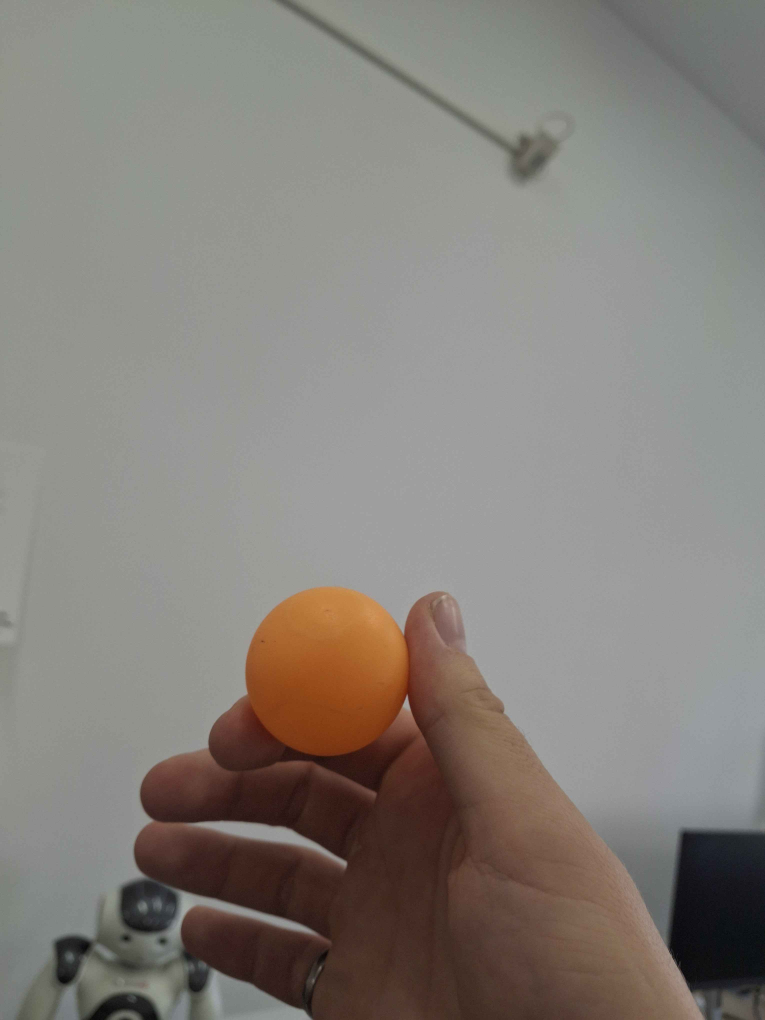
#> input picture src/pure_img_process/samples/1.jpg, 3060 x 4080 px (shown at 1/4 size)
$ python -i preproccesing.py   (imports and definitions only)
#> lines starting #> are read from the running program, lines starting #| are printed output that depends on the picture; after the words box and inside, x2 and y2 are one past the last pixel; in counts of white or black regions, pixels touching at a corner belong together
#> further down, picture is the input picture: shape (4080, 3060, 3); mean B, G, R 122.6, 128.3, 133.3
import cv2
import numpy as np
import os

def preprocessing(image):

    resize = cv2.resize(image,(500,500))
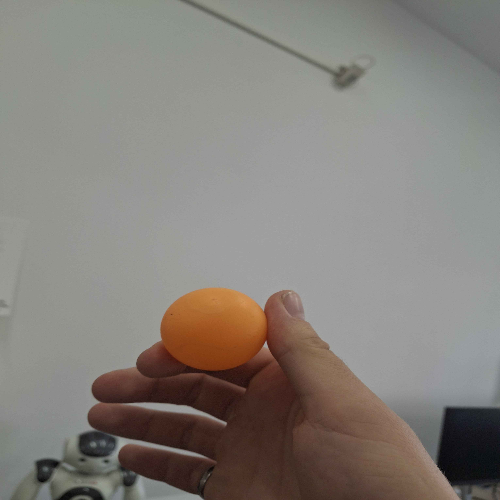
#> resize: shape (500, 500, 3); mean B, G, R 122.6, 128.2, 133.3
    gray = cv2.cvtColor(resize,cv2.COLOR_BGR2GRAY)      # converteste imaginea grayscale
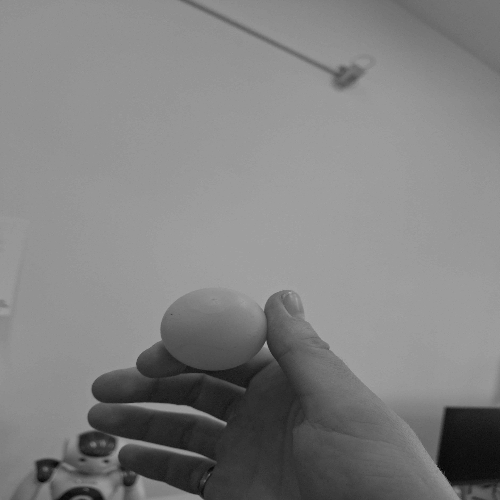
#> gray: shape (500, 500); min 1, max 173, mean 129.1
    blur = cv2.GaussianBlur(gray, (7, 7), 0)            # aplica filtrul gausian pt evidentia obiectele
    threshold = cv2.adaptiveThreshold(blur,255,cv2.ADAPTIVE_THRESH_GAUSSIAN_C,cv2.THRESH_BINARY_INV,11,2)  # pentru conturul obiectelor
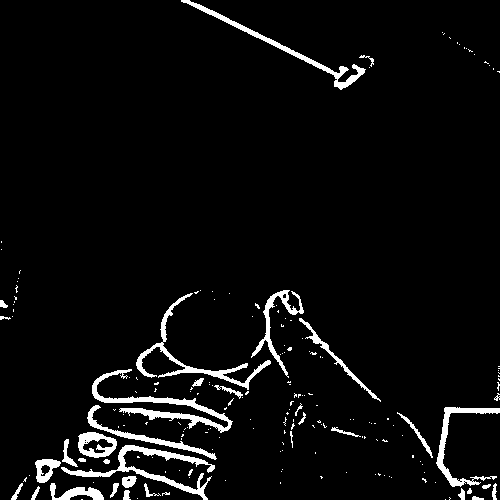
#> threshold: shape (500, 500); 4.7% white; 189 white regions (153 under 20 px), largest, box (x1, y1, x2, y2) and area: (92, 369, 233, 433) 1626, (61, 445, 215, 500) 1454, (136, 293, 271, 390) 1260
    kernel = cv2.getStructuringElement(cv2.MORPH_ELLIPSE,(5,5))
    cleaned = cv2.morphologyEx(threshold, cv2.MORPH_CLOSE, kernel, iterations=2)
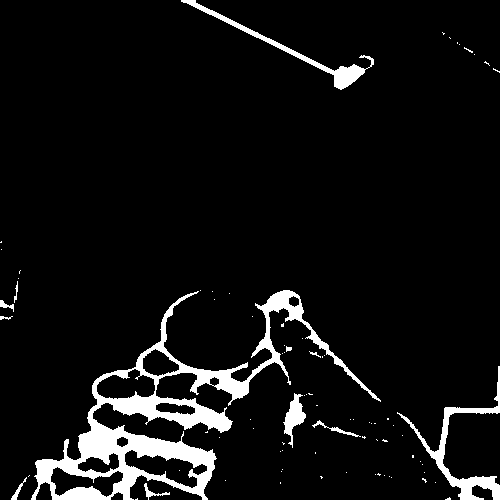
#> cleaned: shape (500, 500); 6.7% white; 80 white regions (68 under 20 px), largest, box (x1, y1, x2, y2) and area: (31, 290, 381, 500) 12321, (397, 366, 500, 500) 1838, (181, 0, 374, 90) 1392
    edges = cv2.Canny(cleaned,50,150)
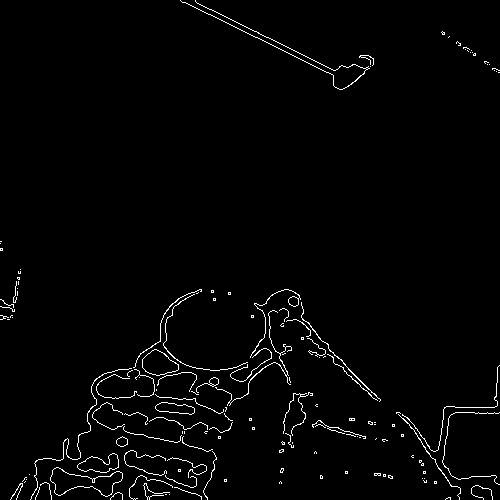
#> edges: shape (500, 500); 1.9% white in thin lines or dots

    return resize, edges

>>> import cv2
>>> picture = cv2.imread('src/pure_img_process/samples/1.jpg')
>>> result = preprocessing(picture)

$ run again, on src/pure_img_process/samples/2.jpg
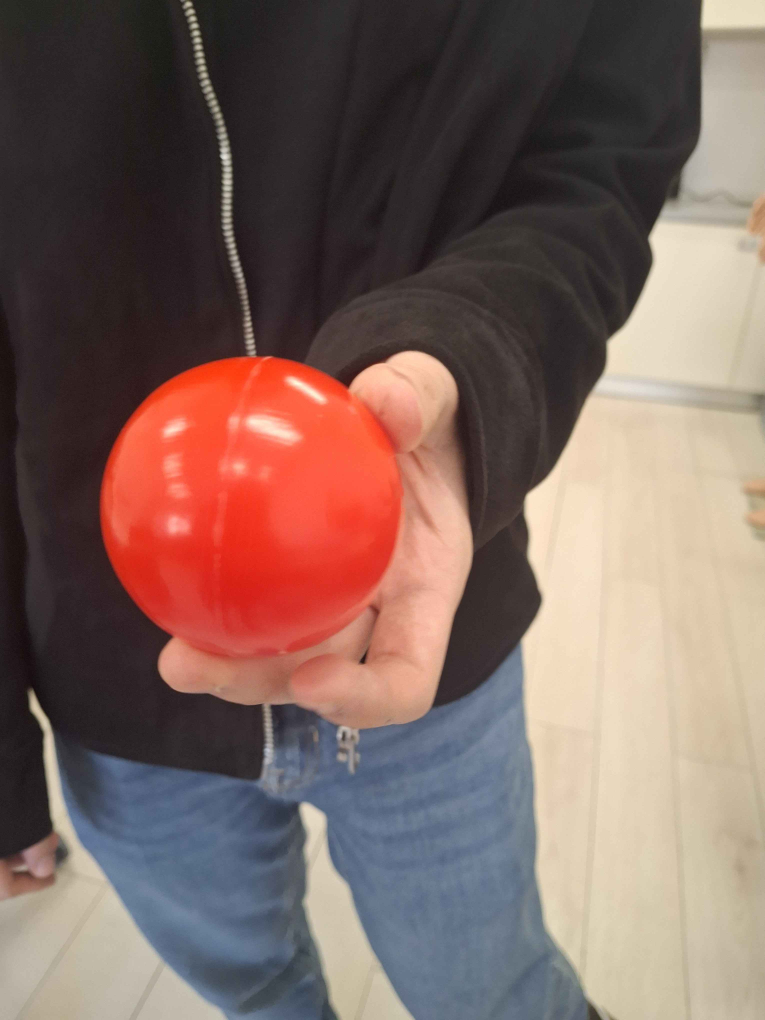
#> input picture src/pure_img_process/samples/2.jpg, 3060 x 4080 px (shown at 1/4 size)
#> picture is the input picture: shape (4080, 3060, 3); mean B, G, R 95.8, 102.4, 126.1
#> in preprocessing, `threshold = cv2.adaptiveThreshold(blur,255,cv2.ADAPTIVE_THRESH_GAUSSIA..`:
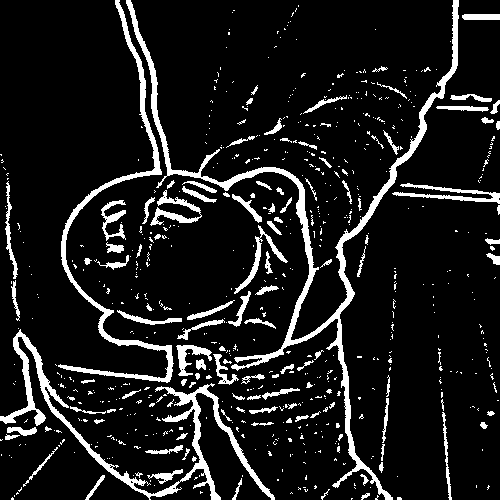
#> threshold: shape (500, 500); 10.7% white; 663 white regions (548 under 20 px), largest, box (x1, y1, x2, y2) and area: (126, 0, 459, 500) 6854, (0, 329, 275, 500) 4252, (58, 0, 174, 383) 3089
#> cleaned: shape (500, 500); 16.2% white; 287 white regions (241 under 20 px), largest, box (x1, y1, x2, y2) and area: (0, 0, 500, 500) 35843, (5, 172, 20, 321) 629, (441, 389, 452, 500) 316
#> in preprocessing, `edges = cv2.Canny(cleaned,50,150)`:
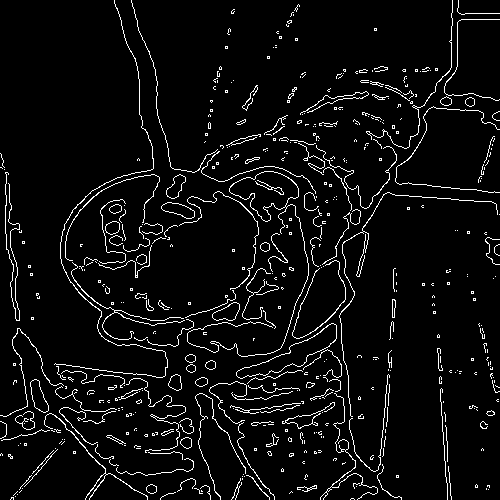
#> edges: shape (500, 500); 5.3% white in thin lines or dots
